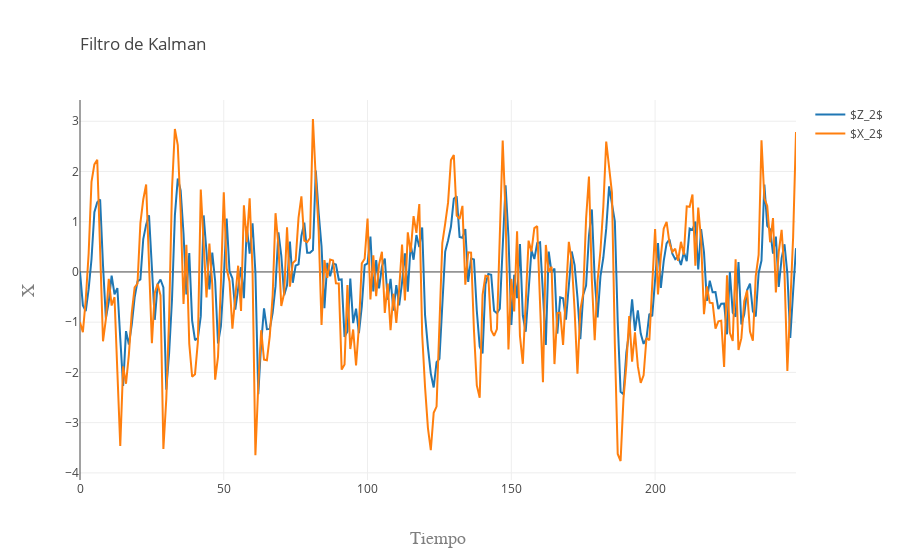

Write notebook code for a chart like this one.
### Code cell
trace1 = go.Scatter(
    y = Z.T[0],
    x = np.arange(nobs),
    name = '$Z_2$'
)

trace2 = go.Scatter(
    y = X.T[0],
    x = np.arange(nobs),
    name = '$X_2$'
)

data = [trace1, trace2]
layout = go.Layout(
    title=go.layout.Title(
        text='Filtro de Kalman',
        xref='paper',
        x=0
    ),
    xaxis=go.layout.XAxis(
        title=go.layout.xaxis.Title(
            text='Tiempo',
            font=dict(
                family='Arial',
                size=18,
                color='#7f7f7f'
            )
        )
    ),
    yaxis=go.layout.YAxis(
        title=go.layout.yaxis.Title(
            text='X',
            font=dict(
                family='Arial',
                size=18,
                color='#7f7f7f'
            )
        )
    )
)
fig = go.Figure(data=data, layout=layout)
py.iplot(fig, filename='GLM')

### Figure 1 — Plotly figure (JSON) as saved in the notebook; plotly's stock layout.template omitted (floating-point values rounded to 4 significant figures; data arrays with more than 128 entries replaced by an {"elided": "..."} marker saying what was removed)
{"data": [{"name": "$Z_2$", "type": "scatter", "uid": "da40124a-4a64-4ac1-8b7c-d19dd766eae2", "x": {"elided": "250 int values"}, "y": {"elided": "250 float values"}}, {"name": "$X_2$", "type": "scatter", "uid": "c13ea2d6-b6db-43ef-ab0a-7aad91480218", "x": {"elided": "250 int values"}, "y": {"elided": "250 float values"}}], "layout": {"autosize": true, "title": {"text": "Filtro de Kalman", "x": 0, "xref": "paper"}, "xaxis": {"autorange": true, "range": [0, 249], "title": {"font": {"color": "#7f7f7f", "family": "Arial", "size": 18}, "text": "Tiempo"}, "type": "linear"}, "yaxis": {"autorange": true, "range": [-4.142, 3.423], "title": {"font": {"color": "#7f7f7f", "family": "Arial", "size": 18}, "text": "X"}, "type": "linear"}}}
